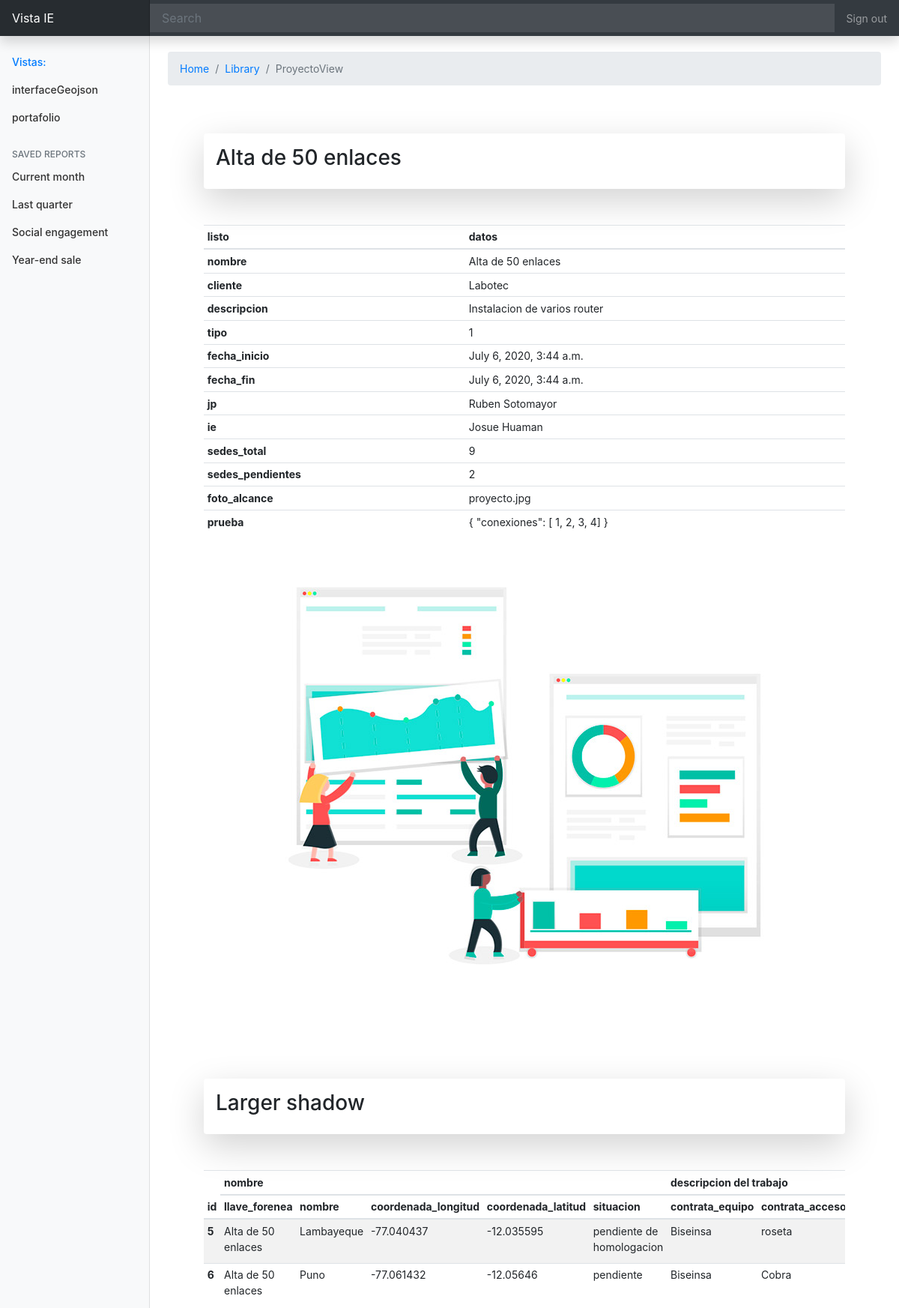
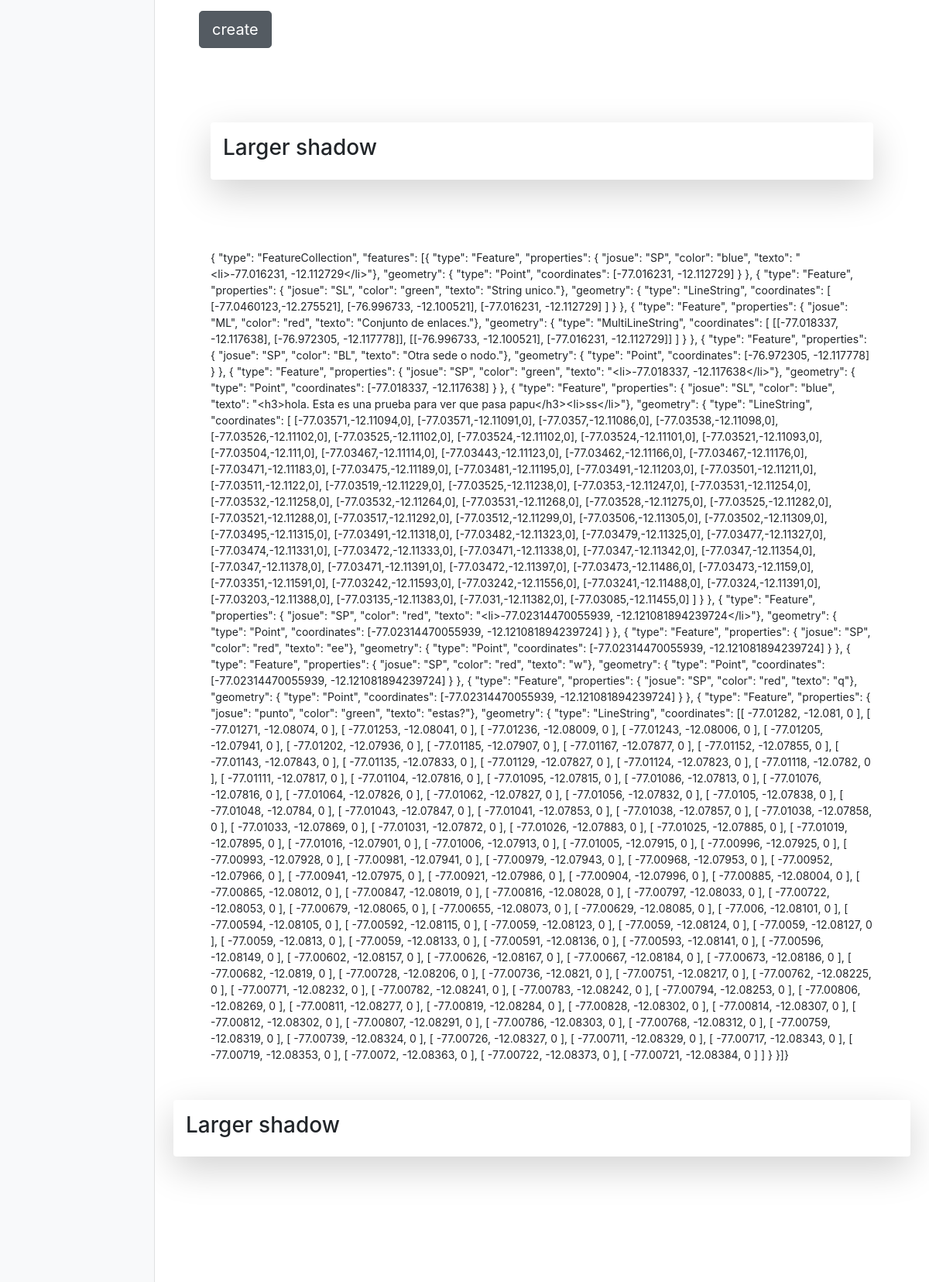
/polls/1/proyecto/ (upper part), run on the app's committed database (2 pictures, top to bottom).
### polls/models.py (models this page shows, shortened)
class Proyecto(models.Model):
    nombre = models.CharField(max_length=100, default='')
    cliente = models.CharField(max_length=100, default='')
    descripcion = models.CharField(max_length=100, default='')
    tipo = models.IntegerField(default=0)
    fecha_inicio = models.DateTimeField('date published')
    fecha_fin = models.DateTimeField('date published')
    jp = models.CharField(max_length=100, default='')
    ie = models.CharField(max_length=100, default='')
    sedes_total = models.IntegerField(default=0)
    sedes_pendientes = models.IntegerField(default=0)
    foto_alcance = models.ImageField(upload_to='cars',default='proyecto.jpg')
    prueba = models.TextField(default='')
    def __str__(self):
        return self.nombre

class Sede(models.Model):
    llave_forenea = models.ForeignKey(Proyecto, on_delete=models.CASCADE, default='0')
    nombre = models.CharField(max_length=100, default='')
    coordenada_longitud = models.FloatField(default=0)
    coordenada_latitud = models.FloatField(default=0)
    situacion = models.CharField(max_length=100, default='')
    contrata_equipo = models.CharField(max_length=100, default='')
    contrata_acceso = models.CharField(max_length=100, default='')
    finalizado = models.BooleanField(default=False)

### polls/views.py (the view, shortened to what this page needs)
# urls.py: path('<int:pk>/proyecto/', views.ProyectoView.as_view(), name='proyecto'),
class ProyectoView(generic.DetailView):
    model = Proyecto
    template_name = 'polls/proyecto.html'
    def get_context_data(self,**kwargs):
        context = super().get_context_data(**kwargs)
        aa = '''{
            "type": "FeatureCollection",
            "features": [{'''
        nume = InterfaceGeojson.objects.all().count()
        auxil = 0
        for e in InterfaceGeojson.objects.all():
            if auxil + 1 < nume:
                informacion = e.informacion
                juego_de_arrays = e.juego_de_arrays
                color = e.color
                tipo_de_geojson = e.tipo_de_geojson
                aa = aa + '''
                    "type": "Feature",
                    "properties": {
                        "josue": "%s",
                        "color": "%s",
                        "texto": "%s"},
                    %s }, {''' % (tipo_de_geojson, color, informacion, juego_de_arrays)
            auxil = auxil + 1
        informacion = InterfaceGeojson.objects.all().last().informacion
        juego_de_arrays = InterfaceGeojson.objects.all().last().juego_de_arrays
        color = InterfaceGeojson.objects.all().last().color
        aa = aa + '''
            "type": "Feature",
            "properties": {
                "josue": "punto",
                "color": "%s",
                "texto": "%s"},
            %s }]}''' % (color, informacion, juego_de_arrays)
        context['prueba'] = aa
        return context

### polls/templates/polls/proyecto.html (shortened to what this page needs)
{% extends "base.html" %}
{% load static %}
{% block identificador %}
ProyectoView
{% endblock %}
{% block bloque_1 %}
<div class="p-5">
    <div class="shadow-lg p-3 mb-5 bg-white rounded">
        <h3>
            {{ proyecto.nombre }}
        </h3>
    </div>
    <table class="table table-sm">
        <thead>
            <tr>
                <th scope="col">listo</th>
                <th scope="col">datos</th>
            </tr>
        </thead>
        <tbody>
            <tr>
                <th scope="row">nombre</th>
                <td>{{ proyecto.nombre }}</td>
            </tr>
            <tr>
                <th scope="row">cliente</th>
                <td>{{ proyecto.cliente }}</td>
            </tr>
            <tr>
                <th scope="row">descripcion</th>
                <td>{{ proyecto.descripcion }}</td>
            </tr>
            <tr>
                <th scope="row">tipo</th>
                <td>{{ proyecto.tipo }}</td>
            </tr>
            <tr>
                <th scope="row">fecha_inicio</th>
                <td>{{ proyecto.fecha_inicio }}</td>
            </tr>
            <tr>
                <th scope="row">fecha_fin</th>
                <td>{{ proyecto.fecha_fin }}</td>
            </tr>
            <tr>
                <th scope="row">jp</th>
                <td>{{ proyecto.jp }}</td>
            </tr>
            <tr>
                <th scope="row">ie</th>
                <td>{{ proyecto.ie }}</td>
            </tr>
            <tr>
                <th scope="row">sedes_total</th>
                <td>{{ proyecto.sedes_total }}</td>
            </tr>
            <tr>
                <th scope="row">sedes_pendientes</th>
                <td>{{ proyecto.sedes_pendientes }}</td>
            </tr>
            <tr>
                <th scope="row">foto_alcance</th>
                <td>{{ proyecto.foto_alcance }}</td>
            </tr>
            <tr>
                <th scope="row">prueba</th>
                <td>{{ proyecto.prueba }}</td>
            </tr>
        </tbody>
    </table>
    <div class="text-center">
        <img src="{% static 'polls/images/proyecto.jpg' %}" class="rounded" alt="Responsive image">
    </div>
</div>
<div class="p-5">
    <div class="shadow-lg p-3 mb-5 bg-white rounded">
        <h3>Larger shadow</h3>
    </div>
    <div class="table-responsive">
        <table class="table table-striped table-sm">
            <thead>
                <tr>
                    <th scope="col" rowspan="2">id</th>
                    <th scope="col" colspan="5">nombre</th>
                    <th scope="col" colspan="6">descripcion del trabajo</th>
                </tr>
                <tr>
                    <th scope="col">llave_forenea</th>
                    <th scope="col">nombre</th>
                    <th scope="col">coordenada_longitud</th>
                    <th scope="col">coordenada_latitud</th>
                    <th scope="col">situacion</th>
                    <th scope="col">contrata_equipo</th>
                    <th scope="col">contrata_acceso</th>
                </tr>
            </thead>
            <tbody>
                {% for aa in proyecto.sede_set.all %}
                <tr>
                    <th scope="row">{{ aa.id }}</th>
                    <td>{{ aa.llave_forenea }}</td>
                    <td>{{ aa.nombre }}</td>
                    <td>{{ aa.coordenada_longitud }}</td>
                    <td>{{ aa.coordenada_latitud }}</td>
                    <td>{{ aa.situacion }}</td>
                    <td>{{ aa.contrata_equipo }}</td>
                    <td>{{ aa.contrata_acceso }}</td>
                </tr>
                {% endfor %}
            </tbody>
        </table>
    </div>
    <div class="row justify-content-start">
        <a href="{% url 'polls:sedeCreate' %}" class="btn btn-secondary btn-lg active" role="button" aria-pressed="true">create</a>
    </div>
</div>
<div class="p-5">
    <div class="shadow-lg p-3 mb-5 bg-white rounded">
        <h3>Larger shadow</h3>
    </div>
    <br>
    <br>
    {{ prueba }}
</div>
<div class="shadow-lg p-3 mb-5 bg-white rounded">
    <h3>Larger shadow</h3>
</div>
<div class="container" id="map">
</div>
{% endblock %}

### polls/static/polls/dashboard/dashboard.css (style rules this page uses)
body { font-size: .875rem; }

### polls/templates/polls/proyecto.html (style rules this page uses)
#map { height: 20%; }
html, body { height: 100%; margin: 0; padding: 0; }

### data on the page
Proyecto: nombre "Alta de 50 enlaces", cliente "Labotec", descripcion "Instalacion de varios router", tipo "1", fecha_inicio "July 6, 2020, 3:44 a.m.", fecha_fin "July 6, 2020, 3:44 a.m.", jp "Ruben Sotomayor", ie "Josue Huaman", sedes_total "9", sedes_pendientes "2", foto_alcance "proyecto.jpg", prueba "{ \"conexiones\": [ 1, 2, 3, 4] }"
Sede: id "5", llave_forenea "Alta de 50 enlaces", nombre "Lambayeque", coordenada_longitud "-77.040437", coordenada_latitud "-12.035595", situacion "pendiente de homologacion", contrata_equipo "Biseinsa", contrata_acceso "roseta"
Sede: id "6", llave_forenea "Alta de 50 enlaces", nombre "Puno", coordenada_longitud "-77.061432", coordenada_latitud "-12.05646", situacion "pendiente", contrata_equipo "Biseinsa", contrata_acceso "Cobra"
